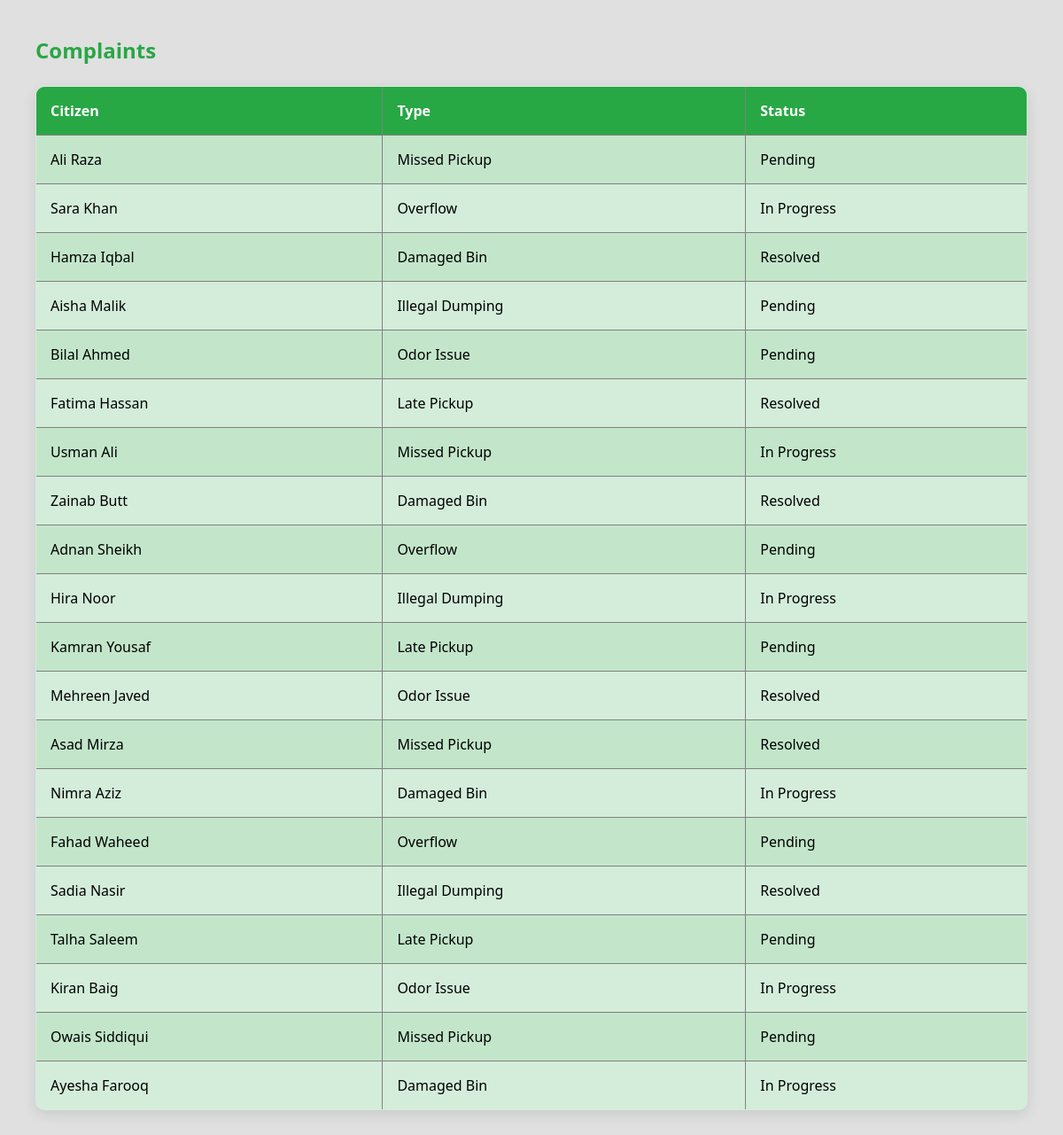
/complaints.php, run on the app's committed database.
### tables this page shows
CREATE TABLE Complaints ( complaint_id INT PRIMARY KEY AUTO_INCREMENT, citizen_id INT, type VARCHAR(100), description TEXT, date DATE, status VARCHAR(20), assigned_to INT, FOREIGN KEY (citizen_id) REFERENCES Citizens(citizen_id), FOREIGN KEY (assigned_to) REFERENCES Employees(employee_id) );

CREATE TABLE Citizens ( citizen_id INT PRIMARY KEY, first_name VARCHAR(50) NOT NULL, last_name VARCHAR(50) NOT NULL, phone VARCHAR(20), email VARCHAR(100), address VARCHAR(255), area_id INT, registration_date DATE );

### complaints.php (the view, shortened to what this page needs)
<?php
include "db.php";
$query = "
SELECT C.type, C.status, Ci.first_name, Ci.last_name
FROM Complaints C
JOIN Citizens Ci ON C.citizen_id = Ci.citizen_id
";
$result = mysqli_query($conn, $query);
?>
<h2>Complaints</h2>
<table border="1">
<tr>
<th>Citizen</th><th>Type</th><th>Status</th>
</tr>
<?php while($c = mysqli_fetch_assoc($result)) { ?>
<tr>
<td><?php echo $c['first_name']." ".$c['last_name']; ?></td>
<td><?php echo $c['type']; ?></td>
<td><?php echo $c['status']; ?></td>
</tr>
<?php } ?>
</table>

### complaints.php (style rules this page uses)
h2 { color: #28a745; margin-bottom: 1.5rem; }
table { width: 100%; border-collapse: collapse; background: #d4edda; border-radius: 10px; overflow: hidden; box-shadow: 0 5px 15px rgba(0,0,0,0.1); }
th, td { padding: 1rem; text-align: left; }
th { background: #28a745; color: white; }
tr:nth-child(even) { background: #c3e6cb; }

### data on the page
complaints: citizen.first_name "Ali", citizen.last_name "Raza", type "Missed Pickup", status "Pending"
complaints: citizen.first_name "Sara", citizen.last_name "Khan", type "Overflow", status "In Progress"
complaints: citizen.first_name "Hamza", citizen.last_name "Iqbal", type "Damaged Bin", status "Resolved"
complaints: citizen.first_name "Aisha", citizen.last_name "Malik", type "Illegal Dumping", status "Pending"
complaints: citizen.first_name "Bilal", citizen.last_name "Ahmed", type "Odor Issue", status "Pending"
complaints: citizen.first_name "Fatima", citizen.last_name "Hassan", type "Late Pickup", status "Resolved"
complaints: citizen.first_name "Usman", citizen.last_name "Ali", type "Missed Pickup", status "In Progress"
complaints: citizen.first_name "Zainab", citizen.last_name "Butt", type "Damaged Bin", status "Resolved"
complaints: citizen.first_name "Adnan", citizen.last_name "Sheikh", type "Overflow", status "Pending"
complaints: citizen.first_name "Hira", citizen.last_name "Noor", type "Illegal Dumping", status "In Progress"
complaints: citizen.first_name "Kamran", citizen.last_name "Yousaf", type "Late Pickup", status "Pending"
complaints: citizen.first_name "Mehreen", citizen.last_name "Javed", type "Odor Issue", status "Resolved"
complaints: citizen.first_name "Asad", citizen.last_name "Mirza", type "Missed Pickup", status "Resolved"
complaints: citizen.first_name "Nimra", citizen.last_name "Aziz", type "Damaged Bin", status "In Progress"
complaints: citizen.first_name "Fahad", citizen.last_name "Waheed", type "Overflow", status "Pending"
complaints: citizen.first_name "Sadia", citizen.last_name "Nasir", type "Illegal Dumping", status "Resolved"
complaints: citizen.first_name "Talha", citizen.last_name "Saleem", type "Late Pickup", status "Pending"
complaints: citizen.first_name "Kiran", citizen.last_name "Baig", type "Odor Issue", status "In Progress"
complaints: citizen.first_name "Owais", citizen.last_name "Siddiqui", type "Missed Pickup", status "Pending"
complaints: citizen.first_name "Ayesha", citizen.last_name "Farooq", type "Damaged Bin", status "In Progress"
